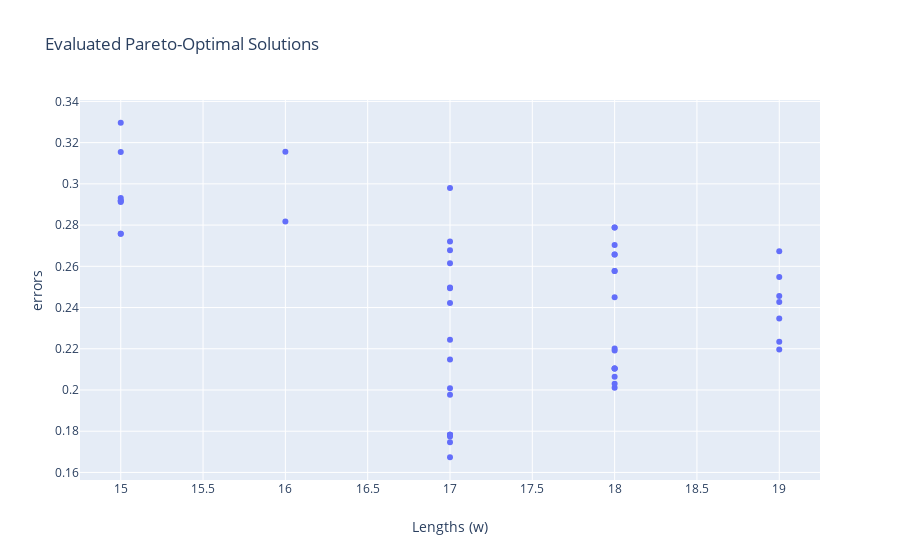

Notebook cell for this chart:
### Code cell
seq_lengths = []
errors = []

for res in results: 
    seq_lengths.append((len(res['best_dist'])-1))
    sol = res['best_dist'][1:]
    error = np.mean((np.array(sol) - PF['8'][:len(sol)])/PF['8'][:len(sol)])
    errors.append(error)

# fig = make_subplots(specs=[[{"secondary_y": True}]])
fig = go.Figure()
# fig.add_trace(go.Scatter(x=weights, y=seq_lengths, name="Sequence Length"))
fig.add_trace(go.Scatter(x=seq_lengths, y=errors, name="Average Error", mode='markers'))
barmode='stack'
# The two histograms are drawn on top of another
fig.update_layout(title='Evaluated Pareto-Optimal Solutions', 
                  xaxis_title="Lengths (w)", yaxis_title="errors")

# fig.update_yaxes(title_text="Seqence Length (Alpha)", secondary_y=False)
# fig.update_yaxes(title_text="Average Error", secondary_y=True)
                 
fig.show()

### Figure 1 — Plotly figure (JSON) as saved in the notebook; plotly's stock layout.template omitted (floating-point values rounded to 4 significant figures)
{"data": [{"mode": "markers", "name": "Average Error", "type": "scatter", "x": [17, 17, 17, 17, 17, 17, 17, 17, 17, 17, 17, 17, 17, 17, 17, 17, 19, 19, 19, 19, 19, 18, 19, 18, 19, 18, 18, 18, 18, 18, 18, 18, 18, 18, 18, 18, 18, 18, 18, 17, 16, 16, 15, 15, 15, 15, 15, 15, 15, 15], "y": [0.2678, 0.272, 0.2615, 0.2497, 0.2494, 0.2422, 0.2244, 0.2147, 0.2009, 0.1977, 0.1783, 0.1783, 0.1783, 0.1774, 0.1747, 0.1674, 0.2549, 0.2673, 0.2456, 0.2426, 0.2347, 0.2201, 0.2196, 0.2191, 0.2234, 0.2105, 0.2064, 0.2105, 0.2011, 0.2105, 0.203, 0.245, 0.2657, 0.2703, 0.2657, 0.2789, 0.2578, 0.2789, 0.2578, 0.298, 0.2818, 0.3155, 0.2912, 0.2932, 0.2758, 0.2918, 0.2758, 0.2918, 0.3154, 0.3297]}], "layout": {"autosize": true, "title": {"text": "Evaluated Pareto-Optimal Solutions"}, "xaxis": {"autorange": true, "range": [14.76, 19.24], "title": {"text": "Lengths (w)"}, "type": "linear"}, "yaxis": {"autorange": true, "range": [0.1555, 0.3415], "title": {"text": "errors"}, "type": "linear"}}}
